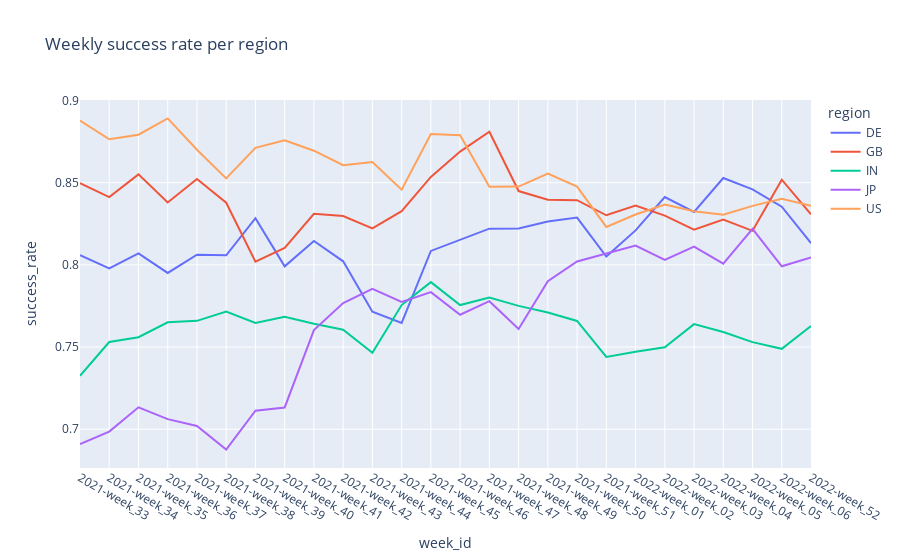

The notebook cell saved with this chart:
### Markdown cell above
Produce the following success rate graph per region:

### Code cell
def calc_success_rate(x):
    total=x['is_success'].count()
    success=x.loc[x['is_success']=='Yes']['is_success'].count()
    success_rate= success/total
    return success_rate




reginal_succes_rate_per_week=ad_recs_annotated.groupby(by=['week_id','region']).apply(lambda x: (calc_success_rate(x)))


reginal_succes_rate_per_week=reginal_succes_rate_per_week.rename("success_rate")
reginal_succes_rate_per_week=reginal_succes_rate_per_week.reset_index()

reginal_succes_rate_per_week
px.line(reginal_succes_rate_per_week, x='week_id',y='success_rate', color='region', 
     title='Weekly success rate per region')

### Figure 1 — Plotly figure (JSON) as saved in the notebook; plotly's stock layout.template omitted (floating-point values rounded to 4 significant figures)
{"data": [{"hovertemplate": "region=DE<br>week_id=%{x}<br>success_rate=%{y}<extra></extra>", "legendgroup": "DE", "line": {"color": "#636efa", "dash": "solid"}, "marker": {"symbol": "circle"}, "mode": "lines", "name": "DE", "orientation": "v", "showlegend": true, "type": "scatter", "x": ["2021-week_33", "2021-week_34", "2021-week_35", "2021-week_36", "2021-week_37", "2021-week_38", "2021-week_39", "2021-week_40", "2021-week_41", "2021-week_42", "2021-week_43", "2021-week_44", "2021-week_45", "2021-week_46", "2021-week_47", "2021-week_48", "2021-week_49", "2021-week_50", "2021-week_51", "2022-week_01", "2022-week_02", "2022-week_03", "2022-week_04", "2022-week_05", "2022-week_06", "2022-week_52"], "xaxis": "x", "y": [0.8058, 0.7979, 0.8069, 0.7951, 0.8062, 0.8058, 0.8284, 0.7991, 0.8145, 0.8022, 0.7715, 0.7647, 0.8085, 0.8152, 0.822, 0.8222, 0.8264, 0.8288, 0.8051, 0.821, 0.8413, 0.8322, 0.8529, 0.8459, 0.8354, 0.8132], "yaxis": "y"}, {"hovertemplate": "region=GB<br>week_id=%{x}<br>success_rate=%{y}<extra></extra>", "legendgroup": "GB", "line": {"color": "#EF553B", "dash": "solid"}, "marker": {"symbol": "circle"}, "mode": "lines", "name": "GB", "orientation": "v", "showlegend": true, "type": "scatter", "x": ["2021-week_33", "2021-week_34", "2021-week_35", "2021-week_36", "2021-week_37", "2021-week_38", "2021-week_39", "2021-week_40", "2021-week_41", "2021-week_42", "2021-week_43", "2021-week_44", "2021-week_45", "2021-week_46", "2021-week_47", "2021-week_48", "2021-week_49", "2021-week_50", "2021-week_51", "2022-week_01", "2022-week_02", "2022-week_03", "2022-week_04", "2022-week_05", "2022-week_06", "2022-week_52"], "xaxis": "x", "y": [0.8497, 0.8412, 0.8551, 0.838, 0.8522, 0.8378, 0.8019, 0.8103, 0.831, 0.8298, 0.8222, 0.8327, 0.8535, 0.869, 0.881, 0.8449, 0.8397, 0.8394, 0.8302, 0.8361, 0.8299, 0.8214, 0.8275, 0.8207, 0.8519, 0.8308], "yaxis": "y"}, {"hovertemplate": "region=IN<br>week_id=%{x}<br>success_rate=%{y}<extra></extra>", "legendgroup": "IN", "line": {"color": "#00cc96", "dash": "solid"}, "marker": {"symbol": "circle"}, "mode": "lines", "name": "IN", "orientation": "v", "showlegend": true, "type": "scatter", "x": ["2021-week_33", "2021-week_34", "2021-week_35", "2021-week_36", "2021-week_37", "2021-week_38", "2021-week_39", "2021-week_40", "2021-week_41", "2021-week_42", "2021-week_43", "2021-week_44", "2021-week_45", "2021-week_46", "2021-week_47", "2021-week_48", "2021-week_49", "2021-week_50", "2021-week_51", "2022-week_01", "2022-week_02", "2022-week_03", "2022-week_04", "2022-week_05", "2022-week_06", "2022-week_52"], "xaxis": "x", "y": [0.7325, 0.753, 0.756, 0.765, 0.7659, 0.7717, 0.7646, 0.7684, 0.7642, 0.7605, 0.7465, 0.7755, 0.7895, 0.7755, 0.7801, 0.7751, 0.7711, 0.7659, 0.7439, 0.7472, 0.7498, 0.764, 0.7592, 0.753, 0.7489, 0.7628], "yaxis": "y"}, {"hovertemplate": "region=JP<br>week_id=%{x}<br>success_rate=%{y}<extra></extra>", "legendgroup": "JP", "line": {"color": "#ab63fa", "dash": "solid"}, "marker": {"symbol": "circle"}, "mode": "lines", "name": "JP", "orientation": "v", "showlegend": true, "type": "scatter", "x": ["2021-week_33", "2021-week_34", "2021-week_35", "2021-week_36", "2021-week_37", "2021-week_38", "2021-week_39", "2021-week_40", "2021-week_41", "2021-week_42", "2021-week_43", "2021-week_44", "2021-week_45", "2021-week_46", "2021-week_47", "2021-week_48", "2021-week_49", "2021-week_50", "2022-week_01", "2022-week_02", "2022-week_03", "2022-week_04", "2022-week_05", "2022-week_06", "2022-week_52"], "xaxis": "x", "y": [0.6909, 0.6986, 0.7133, 0.7061, 0.7019, 0.6876, 0.7112, 0.7132, 0.7603, 0.7767, 0.7854, 0.7774, 0.7834, 0.7697, 0.7779, 0.761, 0.7901, 0.8021, 0.8118, 0.803, 0.8112, 0.8008, 0.8219, 0.7991, 0.8045], "yaxis": "y"}, {"hovertemplate": "region=US<br>week_id=%{x}<br>success_rate=%{y}<extra></extra>", "legendgroup": "US", "line": {"color": "#FFA15A", "dash": "solid"}, "marker": {"symbol": "circle"}, "mode": "lines", "name": "US", "orientation": "v", "showlegend": true, "type": "scatter", "x": ["2021-week_33", "2021-week_34", "2021-week_35", "2021-week_36", "2021-week_37", "2021-week_38", "2021-week_39", "2021-week_40", "2021-week_41", "2021-week_42", "2021-week_43", "2021-week_44", "2021-week_45", "2021-week_46", "2021-week_47", "2021-week_48", "2021-week_49", "2021-week_50", "2021-week_51", "2022-week_01", "2022-week_02", "2022-week_03", "2022-week_04", "2022-week_05", "2022-week_06", "2022-week_52"], "xaxis": "x", "y": [0.8878, 0.8764, 0.8792, 0.8891, 0.8701, 0.8526, 0.8712, 0.8758, 0.8695, 0.8606, 0.8626, 0.8457, 0.8796, 0.8788, 0.8475, 0.8476, 0.8555, 0.8477, 0.8231, 0.8306, 0.8367, 0.8326, 0.8305, 0.8359, 0.8402, 0.8359], "yaxis": "y"}], "layout": {"autosize": true, "legend": {"title": {"text": "region"}, "tracegroupgap": 0}, "title": {"text": "Weekly success rate per region"}, "xaxis": {"anchor": "y", "autorange": true, "domain": [0, 1], "range": [0, 25], "showspikes": false, "title": {"text": "week_id"}, "type": "category"}, "yaxis": {"anchor": "x", "autorange": true, "domain": [0, 1], "range": [0.6764, 0.9003], "showspikes": false, "title": {"text": "success_rate"}, "type": "linear"}}}
